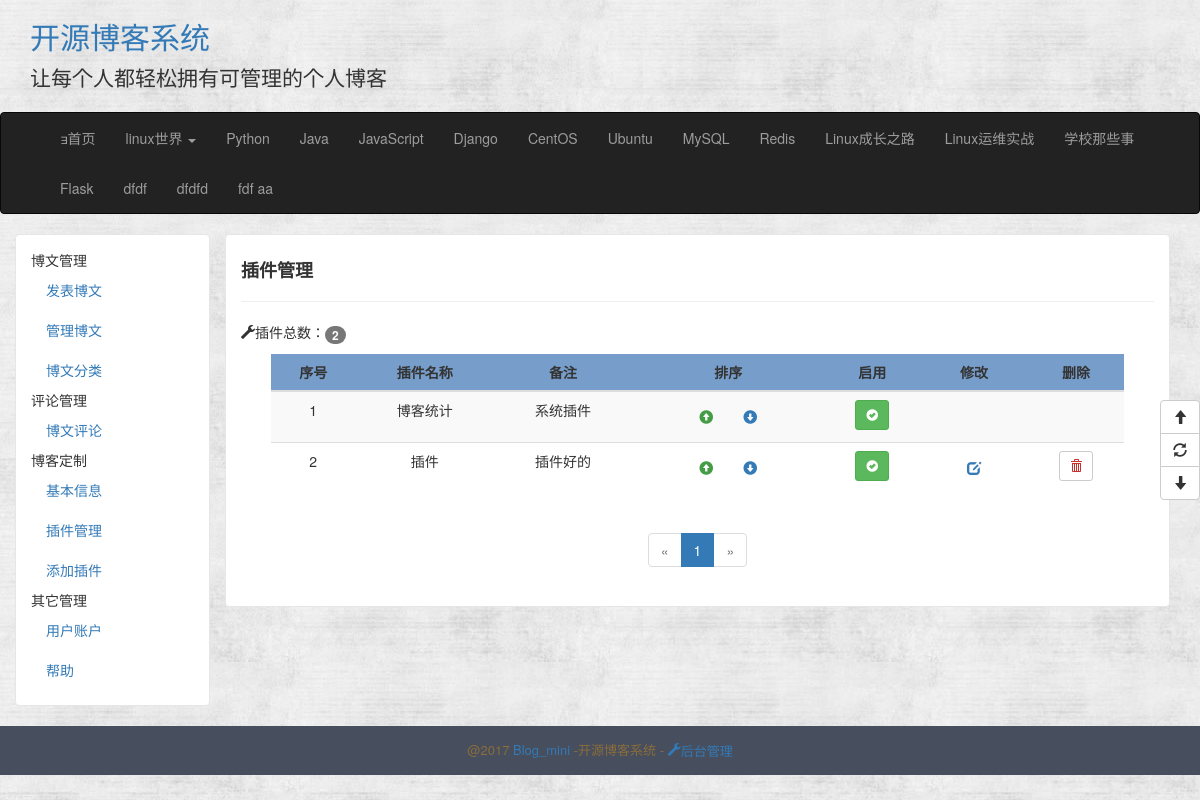
The app's page /admin/custom_blog_plugin with its own data.
### app/modles.py (models this page shows, shortened)
class BlogInfo(db.Model):
    __tablename__ = 'blog_info'
    id = db.Column(db.Integer,primary_key=True)
    title = db.Column(db.String(64))
    signature =db.Column(db.Text)
    navbar = db.Column(db.String(64))

class Menu(db.Model):
    __tablename__ ='menus'
    id = db.Column(db.Integer,primary_key=True)
    name = db.Column(db.String(64), unique=True)
    types = db.relationship('ArticleType',backref='menu',lazy='dynamic')
    order = db.Column(db.Integer, default=0, nullable=False)

class ArticleType(db.Model):
    __tablename__ = 'articleTypes'
    id = db.Column(db.Integer,primary_key=True)
    name = db.Column(db.String(64),unique=True)
    introduction = db.Column(db.Text,default=None)
    articles = db.relationship('Article', backref='articleType',lazy= 'dynamic')
    menu_id = db.Column(db.Integer,db.ForeignKey('menus.id'),default=None)
    setting_id = db.Column(db.Integer,db.ForeignKey('articleTypeSettings.id'))
    @property
    def is_hide(self):
        if self.setting:
            return self.setting.hide
        else:
            return False

class Plugin(db.Model):
    __tablename__='plugins'
    id = db.Column(db.Integer,primary_key=True)
    title = db.Column(db.String(64),unique=True)
    note = db.Column(db.Text,default='')
    content=db.Column(db.Text,default='')
    order=db.Column(db.Integer,default=0)
    disabled = db.Column(db.Boolean,default=False)

### app/admin/views.py (the view)
@admin.route('/custom_blog_plugin')
def custom_blog_plugin():
    page = request.args.get('page',1,type=int)
    pagination = Plugin.query.order_by(Plugin.order.asc()).paginate(
        page,per_page=current_app.config['COMMENTS_PER_PAGE'],error_out=False
    )
    plugins = pagination.items
    return render_template('admin/custom_blog_plugin.html',Plugin=Plugin, pagination=pagination,
                           endpoint='.custom_blog_plugin',plugins=plugins,page=page)

### app/templates/admin/custom_blog_plugin.html (shortened to what this page needs)
{% extends 'admin/admin_base.html' %}
{% import '_macros.html' as macros %}
{% block admin_content %}
    <div class="entry-box custom-blog-plugin">
        <h4><strong>插件管理</strong></h4>
        <hr>
        <p><span class="glyphicon glyphicon-wrench"></span>插件总数：<span class="badge">{{ Plugin.query.count() }}</span>
        </p>
        <div class="blog-plugin-box">
            <div class="blog-plugin" id="blogPlugin">
                <table class="table table-striped table-hover">
                    <thead>
                    <tr class="table-header">
                        <th>序号</th>
                        <th>插件名称</th>
                        <th>备注</th>
                        <th>排序</th>
                        <th>启用</th>
                        <th>修改</th>
                        <th>删除</th>
                    </tr>
                    </thead>
                    <tbody>
                    {% for plugin in plugins %}
                        <tr>
                            <td>{{ plugin.order }}</td>
                            <td>{{ plugin.title }}</td>
                            <td>{{ plugin.note }}</td>
                            <td>
                                <a class="btn sort-up" title="升序"
                                   href="{{ url_for('admin.plugin_sort_up',id=plugin.id,page=page) }}"><span
                                        class="glyphicon glyphicon-circle-arrow-up"></span></a>
                                <a class="btn sort-down" title="降序"
                                   href="{{ url_for('admin.plugin_sort_down', id=plugin.id, page=page) }}"><span
                                        class="glyphicon glyphicon-circle-arrow-down"></span></a>
                            </td>
                            <td>
                                {% if plugin.disabled ==True %}
                                    <a class="btn btn-sm btn-warning comment-handle-admin enabled-blog-plugin-btn"
                                       title="启用插件"
                                       href="{{ url_for('admin.enable_plugin',id=plugin.id, page=page) }}"
                                    ><span class="glyphicon glyphicon-remove-sign"> </span></a>
                                {% else %}
                                    <a class="btn btn-sm btn-success comment-handle-admin disabled-blog-plugin-btn"
                                       title="禁用插件" href="{{ url_for('admin.enable_plugin',id=plugin.id, page=page) }}"
                                    ><span class="glyphicon glyphicon-ok-sign"></span></a>
                                {% endif %}
                            </td>
                            {% if plugin.content !='system_plugin' %}
                                <td>
                                    <a class="btn" title="修改插件信息"
                                       href="{{ url_for('admin.edit_plugin' ,id=plugin.id,page=page) }}">
                                        <span class="glyphicon glyphicon-edit"></span>
                                    </a>
                                </td>
                                <td>
                                    <a class="btn btn-sm btn-default delete-blog-plugin" title="删除插件"
                                       onclick="delPluginCfm('{{ url_for('admin.delete_plugin', id=plugin.id, page=page) }}')">
                                        <span class="glyphicon glyphicon-trash"></span>
                                    </a>
                                </td>
                            {% else %}
                                <td></td>
                                <td></td>
                            {% endif %}
                        </tr>
                    {% endfor %}
                    </tbody>
                </table>
            </div>
        </div>
        <div class="pagination">
            {{ macros.pagination_widget(pagination, endpoint) }}
        </div>
    </div>
{% endblock %}

### app/templates/admin/admin_base.html (shortened to what this page needs)
{% extends 'base.html' %}
{% block Content %}
    <div class="container">
        <div class="row">
            <div class="col-md-2 entry-box" style="background-color:white">
                <ul class="nav nav-list">
				<li class="nav-header">博文管理</li>
				<li><a href="{{ url_for('admin.submitArticles') }}">发表博文</a></li>
				<li><a href="{{ url_for('admin.manage_articles') }}">管理博文</a></li>
				<li><a href="{{ url_for('admin.manage_articleTypes') }}">博文分类</a></li>
				<li class="nav-header">评论管理</li>
				<li><a href="{{ url_for('admin.manage_comments') }}">博文评论</a></li>
                <li class="nav-header">博客定制</li>
				<li><a href="{{ url_for('admin.custom_blog_info') }}">基本信息</a></li>
				<li><a href="{{ url_for('admin.custom_blog_plugin') }}">插件管理</a></li>
				<li><a href="{{ url_for('admin.add_plugin') }}">添加插件</a></li>
				<li class="nav-header">其它管理</li>
				<li><a href="{{ url_for('admin.account') }}">用户账户</a></li>
				<li><a href="{{ url_for('admin.help') }}">帮助</a></li>
			</ul>
            </div>
            <div class="col-md-10">
            {% block admin_content %}
            {% endblock %}
            </div>
        </div>
    </div>
{% endblock %}

### app/templates/_macros.html
{% macro pagination_widget(pagination, endpoint, fragment='') %}
    <ul class="pagination">
        <li{% if not pagination.has_prev %} class="disabled"{% endif %}>
            <a href="{% if pagination.has_prev %}{{ url_for(endpoint,
                page = pagination.page - 1, **kwargs) }}{{ fragment }}{% else %}#{% endif %}">
                &laquo;
            </a>
        </li>
        {% for p in pagination.iter_pages() %}
            {% if p %}
                {% if p == pagination.page %}
                <li class="active">
                    <a href="{{ url_for(endpoint, page = p, **kwargs) }}{{ fragment }}">{{ p }}</a>
                </li>
                {% else %}
                <li>
                    <a href="{{ url_for(endpoint, page = p, **kwargs) }}{{ fragment }}">{{ p }}</a>
                </li>
                {% endif %}
            {% else %}
            <li class="disabled"><a href="#">&hellip;</a></li>
            {% endif %}
        {% endfor %}
        <li{% if not pagination.has_next %} class="disabled"{% endif %}>
            <a href="{% if pagination.has_next %}{{ url_for(endpoint,
                page = pagination.page + 1, **kwargs) }}{{ fragment }}{% else %}#{% endif %}">
                &raquo;
            </a>
        </li>
    </ul>
{% endmacro %}

### app/templates/base.html (shortened to what this page needs)
<!DOCTYPE html>
<html lang="en">
<head>
    {% block stylesheet %}
        <link href="{{ url_for('static', filename='css/bootstrap.css') }}" rel="stylesheet">
        <link href="{{ url_for('static', filename='css/common.css') }}" rel="stylesheet">
    {% endblock %}
</head>
<body>
<header>
    <div class='header-top'>
        <div class="container">
            <h2 class="blog-title"><a href="{{ url_for('main.index') }}">{{ BlogInfo.query.first().title }}</a></h2>
            <p class="lead signature">
                {{ BlogInfo.query.first().signature }}
            </p>
        </div>
    </div>
    <nav class="navbar navbar-{{ BlogInfo.query.first().navbar }}" role='navigation'>
        <div class="container">
            <div class="collapse navbar-collapse">
                <ul class="nav navbar-nav">
                    <li class=""><a href="/"><span class="glyphicon-home"></span>首页 </a></li>
                    {% for menu in Menu.query.order_by(Menu.order.asc()).all() %}
                        {% if menu.types.count() %}
                            <li class="dropdown">
                                <a href="#" class="dropdown-toggle" data-toggle="dropdown">{{ menu.name }}
                                    <b class="caret"></b></a>
                            </li>
                        {% endif %}
                    {% endfor %}
                    {% for article_type in ArticleType.query.all() %}
                        {% if not article_type.menu %}
                            {% if not article_type.is_hide %}
                                <li>
                                    <a href="{{ url_for('main.article_type', id=article_type.id) }}">
                                        {{ article_type.name }}
                                    </a>
                                </li>
                            {% endif %}
                        {% endif %}
                    {% endfor %}
                </ul>
            </div>
        </div>
    </nav>
</header>
{% block Content %}{% endblock %}
<div class="footer">
    <p class="footer-content">@2017
        <a href="#">Blog_mini</a>
        -开源博客系统
        {% if not current_user.isauthenticated %}-<a href="{{ url_for('auth.login') }}">
            <span class="glyphicon glyphicon-wrench">后台管理</span>
        </a>
        {% endif %}
    </p>
</div>
<div class="btn-group-vertical floatButton">
    <button id="goTop" class="btn btn-default" title="去顶部" type="button">
        <span class="glyphicon glyphicon-arrow-up"></span>
    </button>
    <button id="refresh" class="btn btn-default" title="刷新" type="button">
        <span class="glyphicon glyphicon-refresh"></span>
    </button>
    <button id="goBottom" class="btn btn-default" title="去底部" type="button">
        <span class="glyphicon glyphicon-arrow-down"></span>
    </button>
</div>
</body>
</html>

### app/static/css/common.css (style rules this page uses)
body { background: url('../images/background.jpg'); }
.blog-title a:link { text-decoration: none; }
.signature { padding-left: 0px; }
.entry-box { background: #fff; padding: 15px; margin-bottom: 20px; border: 1px solid #e6e6e6; border-radius: 4px; }
.footer { background: #474E5D; padding: 15px 0 5px; font-size: 13px; }
.footer-content { text-align: center; color: #8a6d3b; }
div.pagination { width: 100%; text-align: center; padding: 0px; margin: 0px; }
.footer-content a { text-decoration: none; }
.floatButton { position: fixed; top: 50%; right: 0; z-index: 9999999; }
.sort-up { color: #449d44; }
.sort-down { color: #337ab7; }
.custom-blog-plugin .blog-plugin-box { margin-left: 30px; margin-right: 30px; }
.custom-blog-plugin th { text-align: center; }
.custom-blog-plugin td { text-align: center; }
.custom-blog-plugin .table-header { background-color: #779ecb; }
.custom-blog-plugin .delete-blog-plugin { color: #c9302c; }

### records on screen
BlogInfo: query.first "开源博客系统", query.first "让每个人都轻松拥有可管理的个人博客"
Menu: name "linux世界"
ArticleType: name "Python"
ArticleType: name "Java"
ArticleType: name "JavaScript"
ArticleType: name "Django"
ArticleType: name "CentOS"
ArticleType: name "Ubuntu"
ArticleType: name "MySQL"
ArticleType: name "Redis"
ArticleType: name "Linux成长之路"
ArticleType: name "Linux运维实战"
ArticleType: name "学校那些事"
ArticleType: name "Flask"
ArticleType: name "dfdf"
ArticleType: name "dfdfd"
ArticleType: name "fdf aa"
Plugin: order "1", title "博客统计", note "系统插件", content "system_plugin" (drawn)
Plugin: order "2", title "插件", note "插件好的"

### other values on screen
{{ Plugin.query.count() }} "2"
{{ p }} "1"
